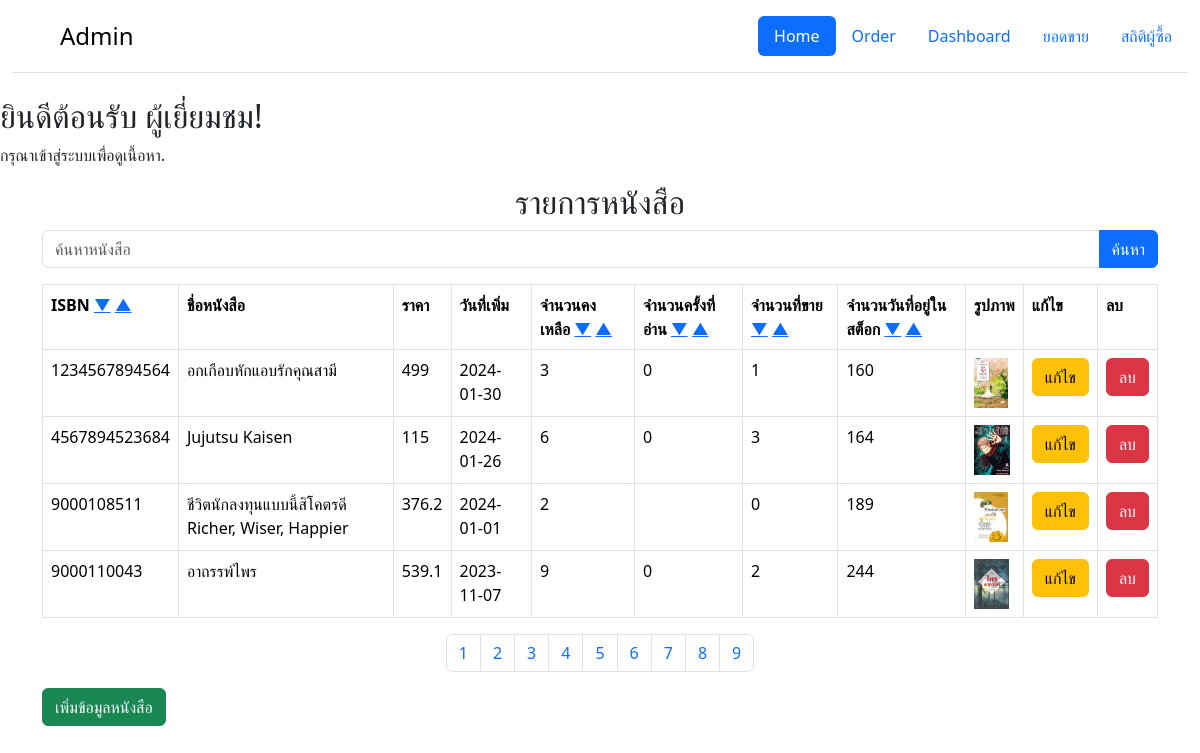
The page /admin1.php on the database its author committed.
### tables this page shows
CREATE TABLE `book` (
  `ISBN` varchar(13) NOT NULL,
  `Book_Name` varchar(255) DEFAULT NULL,
  `Book_Price` float NOT NULL,
  `Add_Date` date NOT NULL,
  `Book_Remain` int(11) NOT NULL,
  `Publ_ID` int(11) DEFAULT NULL,
  `Auth_ID` int(11) DEFAULT NULL,
  `Type_ID` int(11) DEFAULT NULL,
  `Cate_ID` int(11) DEFAULT NULL,
  `SCat_ID` int(11) DEFAULT NULL,
  `View_Count` int(11) NOT NULL,
  `Book_Image` varchar(255) NOT NULL
);

### admin1.php (the view, shortened to what this page needs)
<!DOCTYPE html>
<html lang="en">
<head>
    <link href="https://cdn.jsdelivr.net/npm/bootstrap@5.3.2/dist/css/bootstrap.min.css" rel="stylesheet">
</head>
<body>
    <div class="container-fluid">
        <header class="d-flex flex-wrap justify-content-between py-3 mb-4 border-bottom">
            <a href="/" class="d-flex align-items-center mb-3 mb-md-0 link-body-emphasis text-decoration-none">
                <svg class="bi me-2" width="40" height="32"><use xlink:href="#bootstrap"></use></svg>
                <span class="fs-4">Admin</span>
            </a>
            <ul class="nav nav-pills">
                <li class="nav-item"><a href="admin.php" class="nav-link active" aria-current="page">Home</a></li>
                <li class="nav-item"><a href="order_admin.php" class="nav-link">Order</a></li>
                <li class="nav-item"><a href="http://localhost/web/dashboard.php?search=&start_date=2022-01-01&end_date=2024-02-17&gender=&book_type=&category=&province=&region=&age_min=&age_max=&author=&publisher=&stat=" class="nav-link">Dashboard</a></li>
                <li class="nav-item"><a href="#" class="nav-link">ยอดขาย</a></li>
                <li class="nav-item"><a href="#" class="nav-link">สถิติผู้ซื้อ</a></li>
            </ul>
        </header>
    </div>
    <div class="mt-4 ms-auto">
        <?php
        if (isset($_SESSION["User_ID"]) && isset($_SESSION["User_Name"]) && isset($_SESSION["User_Email"])) {
            echo "<h5 class='text-start'>ยินดีต้อนรับ " . $_SESSION["User_Name"] . "!</h5>";
        } else {
            echo "<h2 class='text-start'>ยินดีต้อนรับ ผู้เยี่ยมชม!</h2>";
            echo "<p class='text-start'>กรุณาเข้าสู่ระบบเพื่อดูเนื้อหา.</p>";
        }
        ?>
    </div>
    <div class="container">
        <h2 class="text-center">รายการหนังสือ</h2>
        <form class="mb-3" action="" method="GET">
            <div class="input-group">
                <input type="text" name="search" class="form-control" placeholder="ค้นหาหนังสือ">
                <button type="submit" class="btn btn-primary">ค้นหา</button>
            </div>
        </form>
        <?php
        include 'config.php';
        $page = isset($_GET['page']) ? (int)$_GET['page'] : 1;
        $perPage = 4;
        $start = ($page > 1) ? ($page * $perPage) - $perPage : 0;
        $sort_column = "ISBN";
        $sort_order = "ASC";
        if(isset($_GET['search'])) {
            $search = $_GET['search'];
            $query = "SELECT
                        b.ISBN,
                        b.Book_Name,
                        b.Book_Price,
                        b.Add_Date,
                        b.Book_Remain,
                        b.View_Count,
                        b.Book_Image,
                        SUM(CASE WHEN c.Order_Status = 'Approved' THEN 1 ELSE 0 END) AS Sold_Quantity,
                        DATEDIFF(NOW(), b.Add_Date) AS Days_In_Stock,
                        o.Read_Count
                    FROM
                        Book b
                    LEFT JOIN
                        order_detail od ON b.ISBN = od.ISBN
                    LEFT JOIN
                        own o ON b.ISBN = o.ISBN
                    LEFT JOIN
                        cart c ON od.Cart_ID = c.Cart_ID
                      WHERE
                        b.Book_Name LIKE '%$search%'
                      GROUP BY
                        b.ISBN
                      ORDER BY
                        $sort_column $sort_order
                      LIMIT $start, $perPage";
        } else {
            $query = "SELECT
                        b.ISBN,
                        b.Book_Name,
                        b.Book_Price,
                        b.Add_Date,
                        b.Book_Remain,
                        b.View_Count,
                        b.Book_Image,
                        SUM(CASE WHEN c.Order_Status = 'Approved' THEN 1 ELSE 0 END) AS Sold_Quantity,
                        DATEDIFF(NOW(), b.Add_Date) AS Days_In_Stock,
                        o.Read_Count
                    FROM
                        Book b
                    LEFT JOIN
                        order_detail od ON b.ISBN = od.ISBN
                    LEFT JOIN
                        own o ON b.ISBN = o.ISBN
                    LEFT JOIN
                        cart c ON od.Cart_ID = c.Cart_ID
                      GROUP BY
                        b.ISBN
                      ORDER BY
                        $sort_column $sort_order
                      LIMIT $start, $perPage";
        }
        $result = $conn->query($query);
        echo '<table class="table table-bordered">';
        echo '<tr>';
        echo '<th>ISBN <a href="?sort=sold_quantity_desc">&#9660;</a> <a href="?sort=sold_quantity_asc">&#9650;</a></th>';
        echo '<th>ชื่อหนังสือ</th>';
        echo '<th>ราคา</th>';
        echo '<th>วันที่เพิ่ม</th>';
        echo '<th>จำนวนคงเหลือ <a href="?sort=book_remain_desc">&#9660;</a> <a href="?sort=book_remain_asc">&#9650;</a></th>';
        echo '<th>จำนวนครั้งที่อ่าน <a href="?sort=read_count_desc">&#9660;</a> <a href="?sort=read_count_asc">&#9650;</a></th>';
        echo '<th>จำนวนที่ขาย <a href="?sort=sold_quantity_desc">&#9660;</a> <a href="?sort=sold_quantity_asc">&#9650;</a></th>';
        echo '<th>จำนวนวันที่อยู่ในสต็อก <a href="?sort=days_in_stock_desc">&#9660;</a> <a href="?sort=days_in_stock_asc">&#9650;</a></th>';
        echo '<th>รูปภาพ</th>';
        echo '<th>แก้ไข</th>';
        echo '<th>ลบ</th>';
        echo '</tr>';
        while ($bookRow = $result->fetch_assoc()) {
            echo '<tr>';
            echo '<td>' . $bookRow['ISBN'] . '</td>';
            echo '<td>' . $bookRow['Book_Name'] . '</td>';
            echo '<td>' . $bookRow['Book_Price'] . '</td>';
            echo '<td>' . $bookRow['Add_Date'] . '</td>';
            echo '<td>' . $bookRow['Book_Remain'] . '</td>';
            echo '<td>' . $bookRow['Read_Count'] . '</td>';
            echo '<td>' . $bookRow['Sold_Quantity'] . '</td>';
            echo '<td>' . $bookRow['Days_In_Stock'] . '</td>';
            echo '<td><img src="image/' . $bookRow['Book_Image'] . '" height="50" alt="รูปภาพ"></td>';
            echo '<td><a href="?edit=' . $bookRow['ISBN'] . '&page=' . $page . '" class="btn btn-warning">แก้ไข</a></td>';
            echo '<td><a href="?delete=' . $bookRow['ISBN'] . '&page=' . $page . '" onclick="return confirm(\'ลบหนังสือนี้?\')" class="btn btn-danger">ลบ</a></td>';
            echo '</tr>';
        }
        echo '</table>';
        $totalPages = ceil($conn->query("SELECT * FROM Book")->num_rows / $perPage);
        echo '<ul class="pagination justify-content-center">';
        for ($i = 1; $i <= $totalPages; $i++) {
            echo '<li class="page-item"><a class="page-link" href="?page=' . $i . '">' . $i . '</a></li>';
        }
        echo '</ul>';
        ?>
        <a href="adproduct.php" class="btn btn-success">เพิ่มข้อมูลหนังสือ</a>
    </body>
</html>

### rows shown on the page
book: ISBN "1234567894564", Book_Name "อกเกือบหักแอบรักคุณสามี", Book_Price "499", Add_Date "2024-01-30", Book_Remain "3", Read_Count "0", Sold_Quantity "1", Days_In_Stock "160", Book_Image (picture)
book: ISBN "4567894523684", Book_Name "Jujutsu Kaisen", Book_Price "115", Add_Date "2024-01-26", Book_Remain "6", Read_Count "0", Sold_Quantity "3", Days_In_Stock "164", Book_Image (picture)
book: ISBN "9000108511", Book_Name "ชีวิตนักลงทุนแบบนี้สิโคตรดี Richer, Wiser, Happier", Book_Price "376.2", Add_Date "2024-01-01", Book_Remain "2", Sold_Quantity "0", Days_In_Stock "189", Book_Image (picture)
book: ISBN "9000110043", Book_Name "อาถรรพ์ไพร", Book_Price "539.1", Add_Date "2023-11-07", Book_Remain "9", Read_Count "0", Sold_Quantity "2", Days_In_Stock "244", Book_Image (picture)
